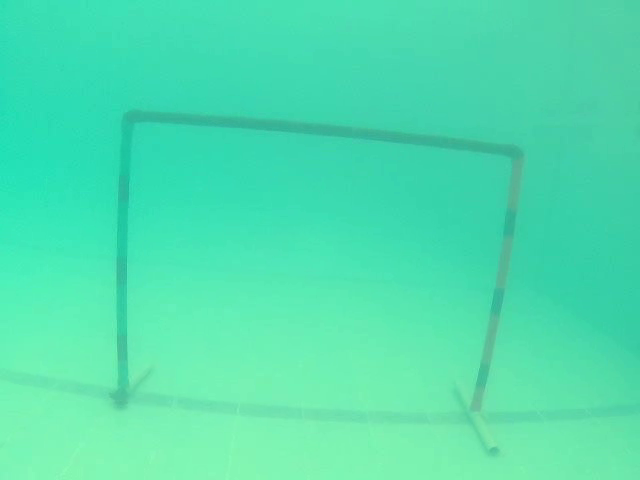
#> input picture frame 54 of optical_flow/output_video.mp4, 640 x 480 px
$ python transformation_matrix.py
#> lines starting #> are read from the running program, lines starting #| are printed output that depends on the picture
import cv2
import numpy as np
import matplotlib.pyplot as plt

# Initialize Video Capture
cap = cv2.VideoCapture("output_video.mp4")

# Read first frame
ret, frame1 = cap.read()
#> frame1 is the input picture: shape (480, 640, 3); mean B, G, R 175, 223.2, 79.1
gray1 = cv2.cvtColor(frame1, cv2.COLOR_BGR2GRAY)
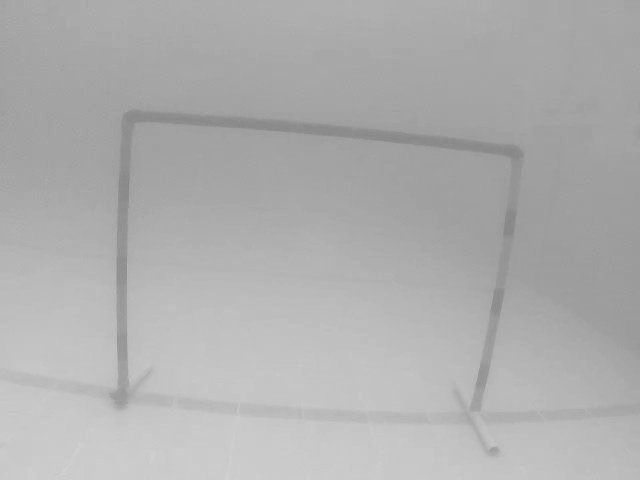
#> gray1: shape (480, 640); min 130, max 210, mean 174.6

# Detect Features to Track (Increased Sensitivity)
p0 = cv2.goodFeaturesToTrack(gray1, maxCorners=500, qualityLevel=0.2, minDistance=5)
#> p0 = 23 rows, first 8: [109, 393], [496, 447], [488, 448], [114, 400], [126, 402], [479, 411], [129, 207], [116, 388]

# Initialize trajectory tracking
trajectory = [(0, 0)]
global_position = np.array([0, 0], dtype=np.float32)

# Sensitivity Parameters
THRESHOLD = 0.5  # Reduced for finer movement detection
SCALE_FACTOR = 0.2  # Increased to amplify small movements
alpha = 0.6  # Lower EMA for faster response

# Initialize EMA
smoothed_dx, smoothed_dy = 0, 0

# Plot Setup
plt.ion()
fig, ax = plt.subplots()
line, = ax.plot([], [], 'bo-', markersize=2)
ax.set_xlim(-500, 500)
ax.set_ylim(-500, 500)

while True:
    ret, frame2 = cap.read()
    gray2 = cv2.cvtColor(frame2, cv2.COLOR_BGR2GRAY)

    # Compute Optical Flow
    p1, st, err = cv2.calcOpticalFlowPyrLK(gray1, gray2, p0, None)
#> p1 = 23 rows, first 8: [108.9, 393], [496.1, 447.1], [488.1, 448.1], [114, 400.1], [126, 402], [479.1, 411.1], [128.7, 206.3], [116, 388]; st = 23 values from 1 to 1; err = 23 values, max 1.69 at index 8, min 0.257 at index 12, mean 0.757

    if p1 is not None and p0 is not None:
        # Estimate Transformation with RANSAC
        M, _ = cv2.estimateAffinePartial2D(p0, p1, method=cv2.RANSAC, ransacReprojThreshold=2.0)
#> M = [[1, -1.86e-05, -0.218], [1.86e-05, 1, 0.00495]]

        if M is not None:
            dx, dy = M[0, 2], M[1, 2]
#> dx = -0.218; dy = 0.00495

            # Apply Exponential Moving Average (EMA) for smoothing
            smoothed_dx = alpha * smoothed_dx + (1 - alpha) * dx
#> smoothed_dx = -0.087
            smoothed_dy = alpha * smoothed_dy + (1 - alpha) * dy
#> smoothed_dy = 0.00198

            # Apply threshold & scale
            if abs(smoothed_dx) > THRESHOLD or abs(smoothed_dy) > THRESHOLD:
                global_position += np.array([smoothed_dx, -smoothed_dy]) * SCALE_FACTOR
                trajectory.append(tuple(global_position))

            # Update Trajectory Plot
            x_vals, y_vals = zip(*trajectory)
            line.set_xdata(x_vals)
            line.set_ydata(y_vals)
            ax.relim()
            ax.autoscale_view()
            plt.draw()
            plt.pause(0.01)
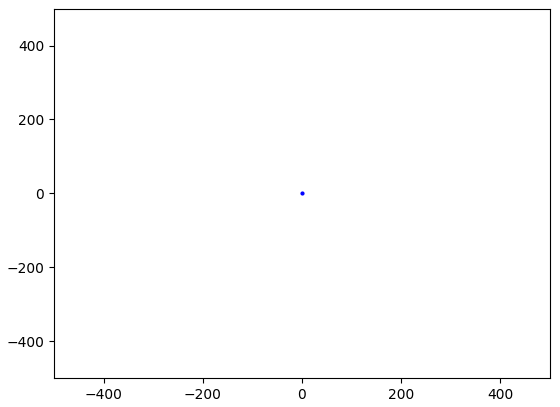
#> figure drawn by matplotlib, 1 panel

            print(f"Global Position: ({global_position[0]:.2f}, {global_position[1]:.2f})")

    # Update for next frame
    gray1 = gray2.copy()
    p0 = p1
#> p0 has the same summary as p1

    cv2.imshow("Frame", frame2)
    if cv2.waitKey(1) & 0xFF == ord('q'):
#> (key q is pressed here)
        break

cap.release()
cv2.destroyAllWindows()

$ run again, starting later in the video
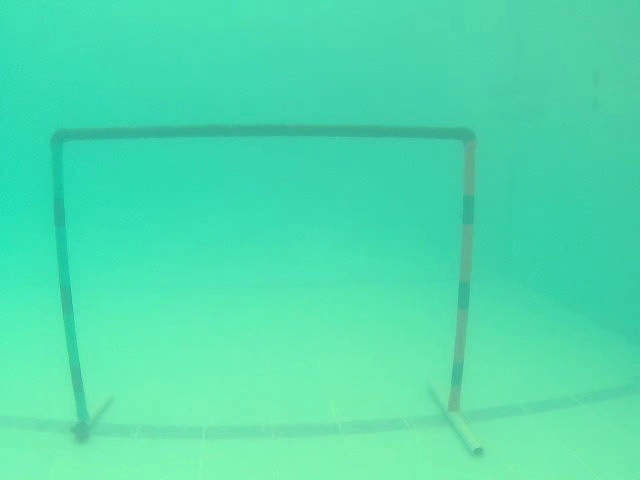
#> input picture frame 244 of optical_flow/output_video.mp4, 640 x 480 px
#> frame1 is the input picture: shape (480, 640, 3); mean B, G, R 173.7, 221.1, 79.5
#> `gray1 = cv2.cvtColor(frame1, cv2.COLOR_BGR2GRAY)`:
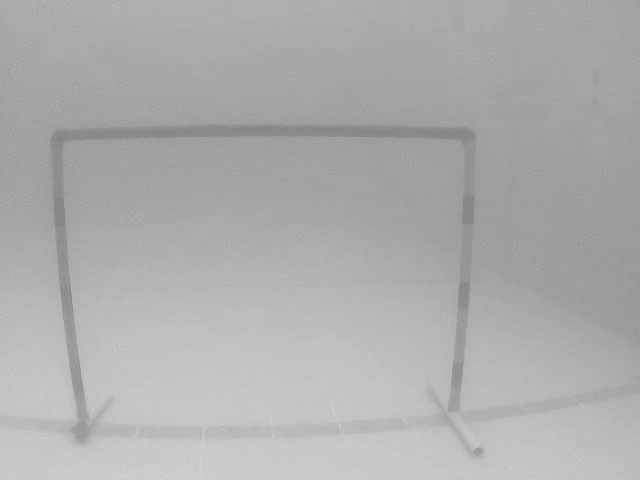
#> gray1: shape (480, 640); min 130, max 209, mean 173.3
#> `p0 = cv2.goodFeaturesToTrack(gray1, maxCorners=500, qualityLevel=0.2, ..`: p0 = 51 rows, first 8: [472, 449], [480, 447], [76, 420], [473, 196], [472, 223], [79, 367], [460, 281], [71, 428]
#> p1 = 51 rows, first 8: [475.4, 449], [483.3, 447], [79.47, 420.7], [476, 197.5], [475, 223.5], [82.89, 370.8], [463.4, 281], [74.22, 428.9]; st = 51 values from 1 to 1; err = 51 values, max 2.8 at index 36, min 0.603 at index 33, mean 1.5
#> M = [[1, -0.000638, 3.6], [0.000638, 1, 0.207]]
#> dx = 3.6; dy = 0.207
#> smoothed_dx = 1.44
#> smoothed_dy = 0.0828
#> global_position = [0.288, -0.0166]
#> x_vals = (0, 0.288); y_vals = (0, -0.0166)
#| Global Position: (0.29, -0.02)
#> `p0 = p1`: p0 has the same summary as p1

$ run again, starting later in the video
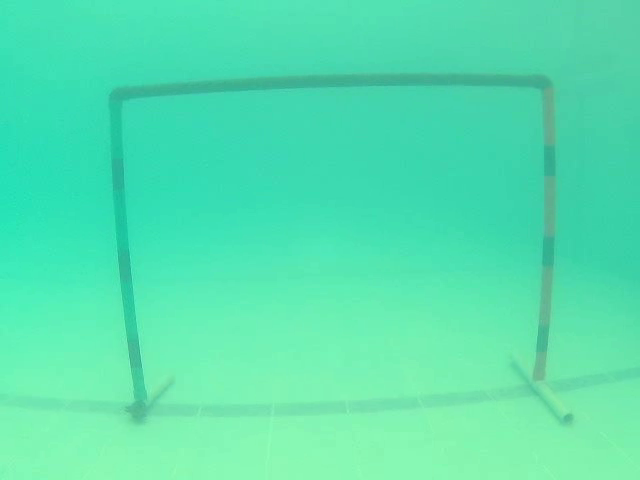
#> input picture frame 435 of optical_flow/output_video.mp4, 640 x 480 px
#> frame1 is the input picture: shape (480, 640, 3); mean B, G, R 175.4, 225.5, 85.1
#> `gray1 = cv2.cvtColor(frame1, cv2.COLOR_BGR2GRAY)`:
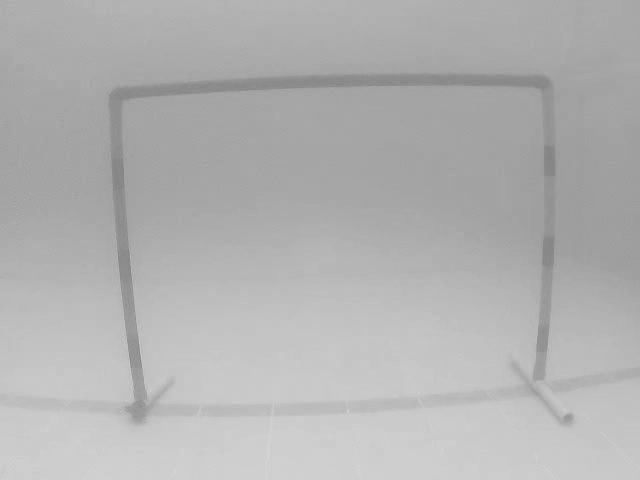
#> gray1: shape (480, 640); min 129, max 213, mean 177.8
#> `p0 = cv2.goodFeaturesToTrack(gray1, maxCorners=500, qualityLevel=0.2, ..`: p0 = 31 rows, first 8: [125, 407], [135, 400], [571, 415], [144, 400], [345, 412], [132, 367], [543, 379], [350, 412]
#> p1 = 31 rows, first 8: [125.3, 408], [135.4, 401], [571.9, 416.1], [144.5, 401], [345.9, 412.9], [132.9, 369.9], [543.9, 380], [350.9, 412.8]; st = 31 values from 1 to 1; err = 31 values, max 2.75 at index 23, min 0.544 at index 4, mean 1.31
#> M = [[1, 0.000129, 0.221], [-0.000129, 1, 0.511]]
#> dx = 0.221; dy = 0.511
#> smoothed_dx = 0.0885
#> smoothed_dy = 0.204
#> `p0 = p1`: p0 has the same summary as p1
